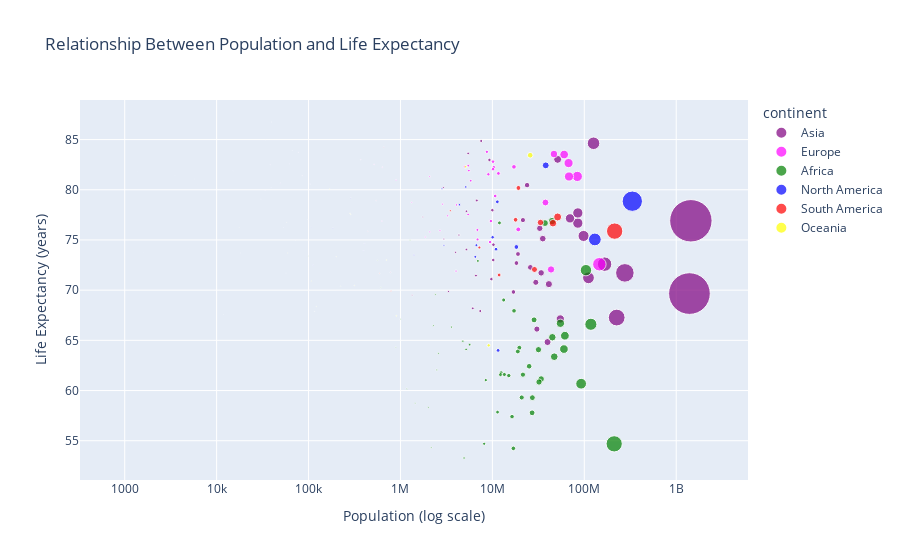

The code cell stored with this chart in its notebook:
### Markdown cell above
# Second Visualization - Population vs Life Expectancy


## Task
Using your data frame and the plotly library, create a visualization that shows the relationship between population and life expectancy in a country.  
 Do people live longer in countries that have larger populations?

### Code cell
# --------------------------------------
# Prepare data to create the chart
# --------------------------------------
df_population_lifeexp = covid_df[['location', 'continent', 'population', 'life_expectancy']].drop_duplicates()
df_population_lifeexp = df_population_lifeexp.dropna(subset=['population', 'life_expectancy'])

# -----Create a string version of population for hover (e.g., "1.23M")-----
df_population_lifeexp['population_'] = (df_population_lifeexp['population'] / 1_000_000).round(2).astype(str) + "M"

# ----- Define custom colors -----
continent_colors = {
    "Oceania": "yellow",
    "Europe": "#FF00FF",
    "Asia": "purple",
    "Africa": "green",
    "North America": "blue",
    "South America": "red"
}

# ----- Create scatter plot -----
fig = px.scatter(
    df_population_lifeexp,
    x="population",
    y="life_expectancy",
    color="continent",
    hover_name="location",
    hover_data={
        "population": False,          # hide original population
        "population_": True,       # show formatted population
        "life_expectancy": True
    },
    size="population",             # bubbles scale with population
    size_max=30,                   # increase bubble size
    title=" Relationship Between Population and Life Expectancy",
    color_discrete_map=continent_colors # apply custom mapping
)

# ----- Set X axis to logarithmic -----
fig.update_xaxes(type="log", title="Population (log scale)")
fig.update_yaxes(title="Life Expectancy (years)")

# ----- Show chart------
fig.show()

### Figure 1 — Plotly figure (JSON) as saved in the notebook; plotly's stock layout.template omitted (floating-point values rounded to 4 significant figures)
{"data": [{"customdata": [["39.84M"], ["2.97M"], ["10.22M"], ["1.75M"], ["166.3M"], ["0.78M"], ["0.44M"], ["16.95M"], ["1444.22M"], ["3.98M"], ["7.55M"], ["1393.41M"], ["276.36M"], ["85.03M"], ["41.18M"], ["9.29M"], ["126.05M"], ["10.27M"], ["18.99M"], ["4.33M"], ["6.63M"], ["7.38M"], ["6.77M"], ["0.66M"], ["32.78M"], ["0.54M"], ["3.33M"], ["54.81M"], ["29.67M"], ["25.89M"], ["5.22M"], ["225.2M"], ["5.22M"], ["111.05M"], ["2.93M"], ["35.34M"], ["5.45M"], ["51.31M"], ["21.5M"], ["18.28M"], ["23.86M"], ["9.75M"], ["69.95M"], ["1.34M"], ["85.04M"], ["6.12M"], ["9.99M"], ["33.94M"], ["98.17M"], ["30.49M"]], "hovertemplate": "<b>%{hovertext}</b><br><br>continent=Asia<br>life_expectancy=%{y}<br>population_=%{customdata[0]}<extra></extra>", "hovertext": ["Afghanistan", "Armenia", "Azerbaijan", "Bahrain", "Bangladesh", "Bhutan", "Brunei", "Cambodia", "China", "Georgia", "Hong Kong", "India", "Indonesia", "Iran", "Iraq", "Israel", "Japan", "Jordan", "Kazakhstan", "Kuwait", "Kyrgyzstan", "Laos", "Lebanon", "Macao", "Malaysia", "Maldives", "Mongolia", "Myanmar", "Nepal", "North Korea", "Oman", "Pakistan", "Palestine", "Philippines", "Qatar", "Saudi Arabia", "Singapore", "South Korea", "Sri Lanka", "Syria", "Taiwan", "Tajikistan", "Thailand", "Timor", "Turkey", "Turkmenistan", "United Arab Emirates", "Uzbekistan", "Vietnam", "Yemen"], "legendgroup": "Asia", "marker": {"color": "purple", "size": [39840000.0, 2968000.0, 10220000.0, 1748000.0, 166300000.0, 779900.0, 441500.0, 16950000.0, 1444000000.0, 3980000.0, 7553000.0, 1393000000.0, 276400000.0, 85030000.0, 41180000.0, 9291000.0, 126100000.0, 10270000.0, 18990000.0, 4329000.0, 6628000.0, 7379000.0, 6769000.0, 658400.0, 32780000.0, 543600.0, 3329000.0, 54810000.0, 29670000.0, 25890000.0, 5223000.0, 225200000.0, 5223000.0, 111000000.0, 2931000.0, 35340000.0, 5454000.0, 51310000.0, 21500000.0, 18280000.0, 23860000.0, 9750000.0, 69950000.0, 1344000.0, 85040000.0, 6118000.0, 9991000.0, 33940000.0, 98170000.0, 30490000.0], "sizemode": "area", "sizeref": 1605000.0, "symbol": "circle"}, "mode": "markers", "name": "Asia", "orientation": "v", "showlegend": true, "type": "scatter", "x": [39840000.0, 2968000.0, 10220000.0, 1748000.0, 166300000.0, 779900.0, 441500.0, 16950000.0, 1444000000.0, 3980000.0, 7553000.0, 1393000000.0, 276400000.0, 85030000.0, 41180000.0, 9291000.0, 126100000.0, 10270000.0, 18990000.0, 4329000.0, 6628000.0, 7379000.0, 6769000.0, 658400.0, 32780000.0, 543600.0, 3329000.0, 54810000.0, 29670000.0, 25890000.0, 5223000.0, 225200000.0, 5223000.0, 111000000.0, 2931000.0, 35340000.0, 5454000.0, 51310000.0, 21500000.0, 18280000.0, 23860000.0, 9750000.0, 69950000.0, 1344000.0, 85040000.0, 6118000.0, 9991000.0, 33940000.0, 98170000.0, 30490000.0], "xaxis": "x", "y": [64.83, 75.09, 73.0, 77.29, 72.59, 71.78, 75.86, 69.82, 76.91, 73.77, 84.86, 69.66, 71.72, 76.68, 70.6, 82.97, 84.63, 74.53, 73.6, 75.49, 71.45, 67.92, 78.93, 84.24, 76.16, 78.92, 69.87, 67.13, 70.78, 72.27, 77.86, 67.27, 74.05, 71.23, 80.23, 75.13, 83.62, 83.03, 76.98, 72.7, 80.46, 71.1, 77.15, 69.5, 77.69, 68.19, 77.97, 71.72, 75.4, 66.12], "yaxis": "y"}, {"customdata": [["2.87M"], ["0.08M"], ["9.04M"], ["9.44M"], ["11.63M"], ["3.26M"], ["6.9M"], ["4.08M"], ["0.9M"], ["10.72M"], ["5.81M"], ["1.33M"], ["0.05M"], ["5.55M"], ["67.42M"], ["83.9M"], ["0.03M"], ["10.37M"], ["9.63M"], ["0.37M"], ["4.98M"], ["0.09M"], ["60.37M"], ["1.87M"], ["0.04M"], ["2.69M"], ["0.63M"], ["0.52M"], ["4.02M"], ["0.04M"], ["0.63M"], ["17.17M"], ["2.08M"], ["5.47M"], ["37.8M"], ["10.17M"], ["19.13M"], ["145.91M"], ["0.03M"], ["6.87M"], ["5.45M"], ["2.08M"], ["46.75M"], ["10.16M"], ["8.72M"], ["43.47M"], ["68.21M"], ["0.0M"]], "hovertemplate": "<b>%{hovertext}</b><br><br>continent=Europe<br>life_expectancy=%{y}<br>population_=%{customdata[0]}<extra></extra>", "hovertext": ["Albania", "Andorra", "Austria", "Belarus", "Belgium", "Bosnia and Herzegovina", "Bulgaria", "Croatia", "Cyprus", "Czechia", "Denmark", "Estonia", "Faeroe Islands", "Finland", "France", "Germany", "Gibraltar", "Greece", "Hungary", "Iceland", "Ireland", "Isle of Man", "Italy", "Latvia", "Liechtenstein", "Lithuania", "Luxembourg", "Malta", "Moldova", "Monaco", "Montenegro", "Netherlands", "North Macedonia", "Norway", "Poland", "Portugal", "Romania", "Russia", "San Marino", "Serbia", "Slovakia", "Slovenia", "Spain", "Sweden", "Switzerland", "Ukraine", "United Kingdom", "Vatican"], "legendgroup": "Europe", "marker": {"color": "#FF00FF", "size": [2873000.0, 77350.0, 9043000.0, 9443000.0, 11630000.0, 3263000.0, 6897000.0, 4082000.0, 896000.0, 10720000.0, 5813000.0, 1325000.0, 49050.0, 5548000.0, 67420000.0, 83900000.0, 33690.0, 10370000.0, 9634000.0, 368800.0, 4983000.0, 85410.0, 60370000.0, 1867000.0, 38250.0, 2690000.0, 634800.0, 516100.0, 4024000.0, 39520.0, 628100.0, 17170000.0, 2083000.0, 5466000.0, 37800000.0, 10170000.0, 19130000.0, 145900000.0, 34010.0, 6872000.0, 5449000.0, 2079000.0, 46750000.0, 10160000.0, 8715000.0, 43470000.0, 68210000.0, 812.0], "sizemode": "area", "sizeref": 1605000.0, "symbol": "circle"}, "mode": "markers", "name": "Europe", "orientation": "v", "showlegend": true, "type": "scatter", "x": [2873000.0, 77350.0, 9043000.0, 9443000.0, 11630000.0, 3263000.0, 6897000.0, 4082000.0, 896000.0, 10720000.0, 5813000.0, 1325000.0, 49050.0, 5548000.0, 67420000.0, 83900000.0, 33690.0, 10370000.0, 9634000.0, 368800.0, 4983000.0, 85410.0, 60370000.0, 1867000.0, 38250.0, 2690000.0, 634800.0, 516100.0, 4024000.0, 39520.0, 628100.0, 17170000.0, 2083000.0, 5466000.0, 37800000.0, 10170000.0, 19130000.0, 145900000.0, 34010.0, 6872000.0, 5449000.0, 2079000.0, 46750000.0, 10160000.0, 8715000.0, 43470000.0, 68210000.0, 812.0], "xaxis": "x", "y": [78.57, 83.73, 81.54, 74.79, 81.63, 77.4, 75.05, 78.49, 80.98, 79.38, 80.9, 78.74, 80.67, 81.91, 82.66, 81.33, 79.93, 82.24, 76.88, 82.99, 82.3, 81.4, 83.51, 75.29, 82.49, 75.93, 82.25, 82.53, 71.9, 86.75, 76.88, 82.28, 75.8, 82.4, 78.73, 82.05, 76.05, 72.58, 84.97, 76.0, 77.54, 81.32, 83.56, 82.8, 83.78, 72.06, 81.32, 75.12], "yaxis": "y"}, {"customdata": [["44.62M"], ["33.93M"], ["12.45M"], ["2.4M"], ["21.5M"], ["12.26M"], ["27.22M"], ["0.56M"], ["4.92M"], ["16.91M"], ["0.89M"], ["5.66M"], ["27.05M"], ["92.38M"], ["1.0M"], ["104.26M"], ["1.45M"], ["3.6M"], ["1.17M"], ["117.88M"], ["2.28M"], ["2.49M"], ["31.73M"], ["13.5M"], ["2.02M"], ["54.99M"], ["2.16M"], ["5.18M"], ["6.96M"], ["28.43M"], ["19.65M"], ["20.86M"], ["4.78M"], ["1.27M"], ["37.34M"], ["32.16M"], ["2.59M"], ["25.13M"], ["211.4M"], ["13.28M"], ["0.01M"], ["0.22M"], ["17.2M"], ["0.1M"], ["8.14M"], ["16.36M"], ["60.04M"], ["11.38M"], ["44.91M"], ["61.5M"], ["8.48M"], ["11.94M"], ["47.12M"], ["0.61M"], ["18.92M"], ["15.09M"]], "hovertemplate": "<b>%{hovertext}</b><br><br>continent=Africa<br>life_expectancy=%{y}<br>population_=%{customdata[0]}<extra></extra>", "hovertext": ["Algeria", "Angola", "Benin", "Botswana", "Burkina Faso", "Burundi", "Cameroon", "Cape Verde", "Central African Republic", "Chad", "Comoros", "Congo", "Cote d'Ivoire", "Democratic Republic of Congo", "Djibouti", "Egypt", "Equatorial Guinea", "Eritrea", "Eswatini", "Ethiopia", "Gabon", "Gambia", "Ghana", "Guinea", "Guinea-Bissau", "Kenya", "Lesotho", "Liberia", "Libya", "Madagascar", "Malawi", "Mali", "Mauritania", "Mauritius", "Morocco", "Mozambique", "Namibia", "Niger", "Nigeria", "Rwanda", "Saint Helena", "Sao Tome and Principe", "Senegal", "Seychelles", "Sierra Leone", "Somalia", "South Africa", "South Sudan", "Sudan", "Tanzania", "Togo", "Tunisia", "Uganda", "Western Sahara", "Zambia", "Zimbabwe"], "legendgroup": "Africa", "marker": {"color": "green", "size": [44620000.0, 33930000.0, 12450000.0, 2397000.0, 21500000.0, 12260000.0, 27220000.0, 561900.0, 4920000.0, 16910000.0, 888500.0, 5657000.0, 27050000.0, 92380000.0, 1002000.0, 104300000.0, 1450000.0, 3601000.0, 1172000.0, 117900000.0, 2279000.0, 2487000.0, 31730000.0, 13500000.0, 2015000.0, 54990000.0, 2159000.0, 5180000.0, 6959000.0, 28430000.0, 19650000.0, 20860000.0, 4775000.0, 1273000.0, 37340000.0, 32160000.0, 2587000.0, 25130000.0, 211400000.0, 13280000.0, 6095.0, 223400.0, 17200000.0, 98910.0, 8141000.0, 16360000.0, 60040000.0, 11380000.0, 44910000.0, 61500000.0, 8478000.0, 11940000.0, 47120000.0, 611900.0, 18920000.0, 15090000.0], "sizemode": "area", "sizeref": 1605000.0, "symbol": "circle"}, "mode": "markers", "name": "Africa", "orientation": "v", "showlegend": true, "type": "scatter", "x": [44620000.0, 33930000.0, 12450000.0, 2397000.0, 21500000.0, 12260000.0, 27220000.0, 561900.0, 4920000.0, 16910000.0, 888500.0, 5657000.0, 27050000.0, 92380000.0, 1002000.0, 104300000.0, 1450000.0, 3601000.0, 1172000.0, 117900000.0, 2279000.0, 2487000.0, 31730000.0, 13500000.0, 2015000.0, 54990000.0, 2159000.0, 5180000.0, 6959000.0, 28430000.0, 19650000.0, 20860000.0, 4775000.0, 1273000.0, 37340000.0, 32160000.0, 2587000.0, 25130000.0, 211400000.0, 13280000.0, 6095.0, 223400.0, 17200000.0, 98910.0, 8141000.0, 16360000.0, 60040000.0, 11380000.0, 44910000.0, 61500000.0, 8478000.0, 11940000.0, 47120000.0, 611900.0, 18920000.0, 15090000.0], "xaxis": "x", "y": [76.88, 61.15, 61.77, 69.59, 61.58, 61.58, 59.29, 72.98, 53.28, 54.24, 64.32, 64.57, 57.78, 60.68, 67.11, 71.99, 58.74, 66.32, 60.19, 66.6, 66.47, 62.05, 64.07, 61.6, 58.32, 66.7, 54.33, 64.1, 72.91, 67.04, 64.26, 59.31, 64.92, 74.99, 76.68, 60.85, 63.71, 62.42, 54.69, 69.02, 80.56, 70.39, 67.94, 73.4, 54.7, 57.4, 64.13, 57.85, 65.31, 65.46, 61.04, 76.7, 63.37, 70.26, 63.89, 61.49], "yaxis": "y"}, {"customdata": [["0.02M"], ["0.1M"], ["0.11M"], ["0.4M"], ["0.29M"], ["0.4M"], ["0.06M"], ["0.03M"], ["38.07M"], ["0.07M"], ["5.14M"], ["11.32M"], ["0.07M"], ["10.95M"], ["6.52M"], ["0.06M"], ["0.11M"], ["18.25M"], ["11.54M"], ["10.06M"], ["2.97M"], ["130.26M"], ["0.0M"], ["6.7M"], ["4.38M"], ["2.83M"], ["0.05M"], ["0.18M"], ["0.01M"], ["0.11M"], ["1.4M"], ["0.04M"], ["332.92M"], ["0.1M"]], "hovertemplate": "<b>%{hovertext}</b><br><br>continent=North America<br>life_expectancy=%{y}<br>population_=%{customdata[0]}<extra></extra>", "hovertext": ["Anguilla", "Antigua and Barbuda", "Aruba", "Bahamas", "Barbados", "Belize", "Bermuda", "British Virgin Islands", "Canada", "Cayman Islands", "Costa Rica", "Cuba", "Dominica", "Dominican Republic", "El Salvador", "Greenland", "Grenada", "Guatemala", "Haiti", "Honduras", "Jamaica", "Mexico", "Montserrat", "Nicaragua", "Panama", "Puerto Rico", "Saint Kitts and Nevis", "Saint Lucia", "Saint Pierre and Miquelon", "Saint Vincent and the Grenadines", "Trinidad and Tobago", "Turks and Caicos Islands", "United States", "United States Virgin Islands"], "legendgroup": "North America", "marker": {"color": "blue", "size": [15120.0, 98730.0, 107200.0, 396900.0, 287700.0, 404900.0, 62090.0, 30420.0, 38070000.0, 66500.0, 5139000.0, 11320000.0, 72170.0, 10950000.0, 6518000.0, 56870.0, 113000.0, 18250000.0, 11540000.0, 10060000.0, 2973000.0, 130300000.0, 4981.0, 6702000.0, 4382000.0, 2828000.0, 53550.0, 184400.0, 5771.0, 111300.0, 1403000.0, 39230.0, 332900000.0, 104200.0], "sizemode": "area", "sizeref": 1605000.0, "symbol": "circle"}, "mode": "markers", "name": "North America", "orientation": "v", "showlegend": true, "type": "scatter", "x": [15120.0, 98730.0, 107200.0, 396900.0, 287700.0, 404900.0, 62090.0, 30420.0, 38070000.0, 66500.0, 5139000.0, 11320000.0, 72170.0, 10950000.0, 6518000.0, 56870.0, 113000.0, 18250000.0, 11540000.0, 10060000.0, 2973000.0, 130300000.0, 4981.0, 6702000.0, 4382000.0, 2828000.0, 53550.0, 184400.0, 5771.0, 111300.0, 1403000.0, 39230.0, 332900000.0, 104200.0], "xaxis": "x", "y": [81.88, 77.02, 76.29, 73.92, 79.19, 74.62, 82.59, 79.07, 82.43, 83.92, 80.28, 78.8, 75.0, 74.08, 73.32, 71.7, 72.4, 74.3, 64.0, 75.27, 74.47, 75.05, 74.16, 74.48, 78.51, 80.1, 76.23, 76.2, 81.07, 72.53, 73.51, 80.22, 78.86, 80.58], "yaxis": "y"}, {"customdata": [["45.61M"], ["11.83M"], ["213.99M"], ["19.21M"], ["51.27M"], ["17.89M"], ["0.0M"], ["0.79M"], ["7.22M"], ["33.36M"], ["0.59M"], ["3.49M"], ["28.7M"]], "hovertemplate": "<b>%{hovertext}</b><br><br>continent=South America<br>life_expectancy=%{y}<br>population_=%{customdata[0]}<extra></extra>", "hovertext": ["Argentina", "Bolivia", "Brazil", "Chile", "Colombia", "Ecuador", "Falkland Islands", "Guyana", "Paraguay", "Peru", "Suriname", "Uruguay", "Venezuela"], "legendgroup": "South America", "marker": {"color": "red", "size": [45610000.0, 11830000.0, 214000000.0, 19210000.0, 51270000.0, 17890000.0, 3528.0, 790300.0, 7220000.0, 33360000.0, 591800.0, 3485000.0, 28700000.0], "sizemode": "area", "sizeref": 1605000.0, "symbol": "circle"}, "mode": "markers", "name": "South America", "orientation": "v", "showlegend": true, "type": "scatter", "x": [45610000.0, 11830000.0, 214000000.0, 19210000.0, 51270000.0, 17890000.0, 3528.0, 790300.0, 7220000.0, 33360000.0, 591800.0, 3485000.0, 28700000.0], "xaxis": "x", "y": [76.67, 71.51, 75.88, 80.18, 77.29, 77.01, 81.44, 69.91, 74.25, 76.74, 71.68, 77.91, 72.06], "yaxis": "y"}, {"customdata": [["25.79M"], ["0.02M"], ["0.9M"], ["0.28M"], ["0.17M"], ["0.12M"], ["0.06M"], ["0.12M"], ["0.01M"], ["0.29M"], ["5.13M"], ["0.0M"], ["0.06M"], ["0.02M"], ["9.12M"], ["0.2M"], ["0.7M"], ["0.0M"], ["0.11M"], ["0.01M"], ["0.31M"], ["0.01M"]], "hovertemplate": "<b>%{hovertext}</b><br><br>continent=Oceania<br>life_expectancy=%{y}<br>population_=%{customdata[0]}<extra></extra>", "hovertext": ["Australia", "Cook Islands", "Fiji", "French Polynesia", "Guam", "Kiribati", "Marshall Islands", "Micronesia (country)", "Nauru", "New Caledonia", "New Zealand", "Niue", "Northern Mariana Islands", "Palau", "Papua New Guinea", "Samoa", "Solomon Islands", "Tokelau", "Tonga", "Tuvalu", "Vanuatu", "Wallis and Futuna"], "legendgroup": "Oceania", "marker": {"color": "yellow", "size": [25790000.0, 17570.0, 902900.0, 282500.0, 170200.0, 121400.0, 59620.0, 116300.0, 10870.0, 288200.0, 5126000.0, 1614.0, 57910.0, 18170.0, 9119000.0, 200100.0, 704000.0, 1368.0, 106800.0, 11920.0, 314500.0, 11090.0], "sizemode": "area", "sizeref": 1605000.0, "symbol": "circle"}, "mode": "markers", "name": "Oceania", "orientation": "v", "showlegend": true, "type": "scatter", "x": [25790000.0, 17570.0, 902900.0, 282500.0, 170200.0, 121400.0, 59620.0, 116300.0, 10870.0, 288200.0, 5126000.0, 1614.0, 57910.0, 18170.0, 9119000.0, 200100.0, 704000.0, 1368.0, 106800.0, 11920.0, 314500.0, 11090.0], "xaxis": "x", "y": [83.44, 76.25, 67.44, 77.66, 80.07, 68.37, 73.7, 67.88, 59.96, 77.55, 82.29, 73.71, 76.74, 73.7, 64.5, 73.32, 73.0, 81.86, 70.91, 67.57, 70.47, 79.94], "yaxis": "y"}], "layout": {"legend": {"itemsizing": "constant", "title": {"text": "continent"}, "tracegroupgap": 0}, "title": {"text": " Relationship Between Population and Life Expectancy"}, "xaxis": {"anchor": "y", "domain": [0, 1], "title": {"text": "Population (log scale)"}, "type": "log"}, "yaxis": {"anchor": "x", "domain": [0, 1], "title": {"text": "Life Expectancy (years)"}}}}
